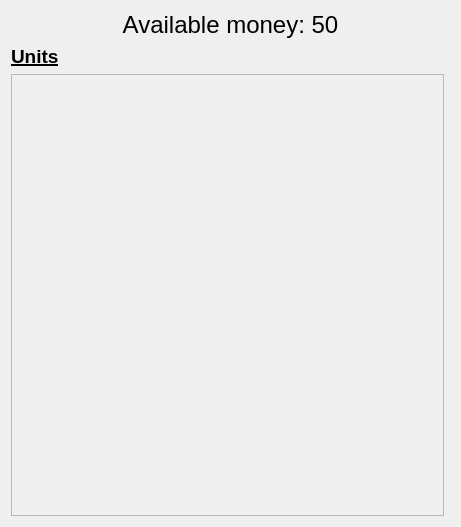
<?xml version="1.0" encoding="UTF-8"?>
<ui version="4.0">
 <class>Form</class>
 <widget class="QWidget" name="Form">
  <property name="geometry">
   <rect>
    <x>0</x>
    <y>0</y>
    <width>461</width>
    <height>527</height>
   </rect>
  </property>
  <property name="windowTitle">
   <string>Form</string>
  </property>
  <layout class="QGridLayout" name="gridLayout">
   <item row="1" column="0">
    <widget class="QLabel" name="label_2">
     <property name="font">
      <font>
       <pointsize>14</pointsize>
       <weight>75</weight>
       <bold>true</bold>
       <underline>true</underline>
      </font>
     </property>
     <property name="text">
      <string>Units</string>
     </property>
    </widget>
   </item>
   <item row="0" column="0" colspan="2">
    <widget class="QLabel" name="moneyLabel">
     <property name="font">
      <font>
       <pointsize>18</pointsize>
      </font>
     </property>
     <property name="text">
      <string>Available money: 50</string>
     </property>
     <property name="alignment">
      <set>Qt::AlignCenter</set>
     </property>
    </widget>
   </item>
   <item row="2" column="0">
    <widget class="QScrollArea" name="QScrollArea">
     <property name="sizeAdjustPolicy">
      <enum>QAbstractScrollArea::AdjustIgnored</enum>
     </property>
     <property name="widgetResizable">
      <bool>true</bool>
     </property>
     <widget class="QWidget" name="unitsArea">
      <property name="geometry">
       <rect>
        <x>0</x>
        <y>0</y>
        <width>435</width>
        <height>443</height>
       </rect>
      </property>
     </widget>
    </widget>
   </item>
  </layout>
 </widget>
 <resources/>
 <connections/>
</ui>
